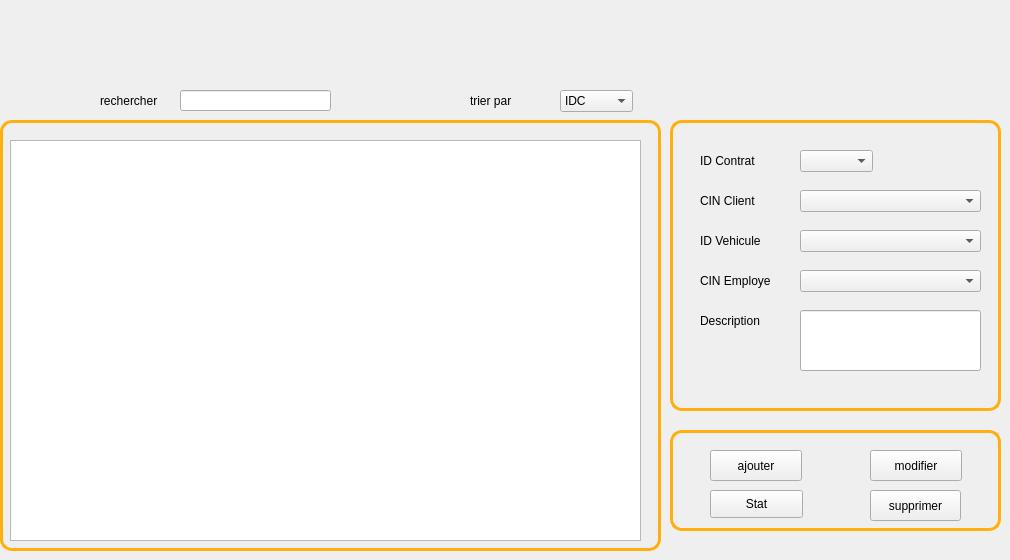
      <widget class="QWidget" name="page_5">
       <widget class="QLabel" name="label_53">
        <property name="geometry">
         <rect>
          <x>700</x>
          <y>150</y>
          <width>71</width>
          <height>21</height>
         </rect>
        </property>
        <property name="styleSheet">
         <string notr="true"/>
        </property>
        <property name="text">
         <string>ID Contrat</string>
        </property>
       </widget>
       <widget class="QLabel" name="label_8">
        <property name="geometry">
         <rect>
          <x>700</x>
          <y>230</y>
          <width>71</width>
          <height>21</height>
         </rect>
        </property>
        <property name="styleSheet">
         <string notr="true"/>
        </property>
        <property name="text">
         <string>ID Vehicule</string>
        </property>
       </widget>
       <widget class="QLineEdit" name="ID">
        <property name="geometry">
         <rect>
          <x>180</x>
          <y>220</y>
          <width>181</width>
          <height>20</height>
         </rect>
        </property>
        <property name="styleSheet">
         <string notr="true"/>
        </property>
       </widget>
       <widget class="QLineEdit" name="DESC">
        <property name="geometry">
         <rect>
          <x>800</x>
          <y>310</y>
          <width>181</width>
          <height>61</height>
         </rect>
        </property>
        <property name="styleSheet">
         <string notr="true"/>
        </property>
        <property name="text">
         <string/>
        </property>
       </widget>
       <widget class="QComboBox" name="comboBox_2">
        <property name="geometry">
         <rect>
          <x>800</x>
          <y>150</y>
          <width>73</width>
          <height>22</height>
         </rect>
        </property>
       </widget>
       <widget class="QLabel" name="label_3">
        <property name="geometry">
         <rect>
          <x>700</x>
          <y>310</y>
          <width>71</width>
          <height>21</height>
         </rect>
        </property>
        <property name="styleSheet">
         <string notr="true"/>
        </property>
        <property name="text">
         <string>Description</string>
        </property>
       </widget>
       <widget class="QLabel" name="label_4">
        <property name="geometry">
         <rect>
          <x>700</x>
          <y>190</y>
          <width>71</width>
          <height>21</height>
         </rect>
        </property>
        <property name="styleSheet">
         <string notr="true"/>
        </property>
        <property name="text">
         <string>CIN Client</string>
        </property>
       </widget>
       <widget class="QLabel" name="label_5">
        <property name="geometry">
         <rect>
          <x>700</x>
          <y>270</y>
          <width>81</width>
          <height>21</height>
         </rect>
        </property>
        <property name="styleSheet">
         <string notr="true"/>
        </property>
        <property name="text">
         <string>CIN Employe</string>
        </property>
       </widget>
       <widget class="QTableView" name="data">
        <property name="geometry">
         <rect>
          <x>10</x>
          <y>140</y>
          <width>631</width>
          <height>401</height>
         </rect>
        </property>
        <property name="styleSheet">
         <string notr="true"/>
        </property>
       </widget>
       <widget class="QPushButton" name="ajouter_2">
        <property name="geometry">
         <rect>
          <x>710</x>
          <y>450</y>
          <width>92</width>
          <height>31</height>
         </rect>
        </property>
        <property name="styleSheet">
         <string notr="true"/>
        </property>
        <property name="text">
         <string>ajouter</string>
        </property>
        <property name="icon">
         <iconset resource="res.qrc">
          <normaloff>:/theme_normal/ajouter.png</normaloff>:/theme_normal/ajouter.png</iconset>
        </property>
       </widget>
       <widget class="QPushButton" name="modifier_2">
        <property name="geometry">
         <rect>
          <x>870</x>
          <y>450</y>
          <width>92</width>
          <height>31</height>
         </rect>
        </property>
        <property name="styleSheet">
         <string notr="true"/>
        </property>
        <property name="text">
         <string>modifier</string>
        </property>
        <property name="icon">
         <iconset resource="res.qrc">
          <normaloff>:/theme_normal/modifier.png</normaloff>:/theme_normal/modifier.png</iconset>
        </property>
       </widget>
       <widget class="QPushButton" name="supprimer_2">
        <property name="geometry">
         <rect>
          <x>870</x>
          <y>490</y>
          <width>91</width>
          <height>31</height>
         </rect>
        </property>
        <property name="styleSheet">
         <string notr="true"/>
        </property>
        <property name="text">
         <string>supprimer</string>
        </property>
        <property name="icon">
         <iconset resource="res.qrc">
          <normaloff>:/theme_normal/supprimer.png</normaloff>:/theme_normal/supprimer.png</iconset>
        </property>
       </widget>
       <widget class="QComboBox" name="cinC">
        <property name="geometry">
         <rect>
          <x>800</x>
          <y>190</y>
          <width>181</width>
          <height>22</height>
         </rect>
        </property>
        <property name="styleSheet">
         <string notr="true"/>
        </property>
       </widget>
       <widget class="QComboBox" name="tribox">
        <property name="geometry">
         <rect>
          <x>560</x>
          <y>90</y>
          <width>73</width>
          <height>22</height>
         </rect>
        </property>
        <item>
         <property name="text">
          <string>IDC</string>
         </property>
        </item>
        <item>
         <property name="text">
          <string>DESCRIPTION</string>
         </property>
        </item>
        <item>
         <property name="text">
          <string>CINC</string>
         </property>
        </item>
        <item>
         <property name="text">
          <string>IDV</string>
         </property>
        </item>
        <item>
         <property name="text">
          <string>CINE</string>
         </property>
        </item>
       </widget>
       <widget class="QLineEdit" name="search">
        <property name="geometry">
         <rect>
          <x>180</x>
          <y>90</y>
          <width>151</width>
          <height>21</height>
         </rect>
        </property>
       </widget>
       <widget class="QPushButton" name="pushButton_2">
        <property name="geometry">
         <rect>
          <x>710</x>
          <y>490</y>
          <width>93</width>
          <height>28</height>
         </rect>
        </property>
        <property name="styleSheet">
         <string notr="true"/>
        </property>
        <property name="text">
         <string>Stat</string>
        </property>
       </widget>
       <widget class="QLabel" name="label_58">
        <property name="geometry">
         <rect>
          <x>670</x>
          <y>120</y>
          <width>331</width>
          <height>291</height>
         </rect>
        </property>
        <property name="styleSheet">
         <string notr="true">background-color: transparent;
border-radius: 12px;
border-color: rgb(255, 175, 14);
	padding: 5px;
border-width: 3px;
border-style: solid ;</string>
        </property>
        <property name="text">
         <string/>
        </property>
       </widget>
       <widget class="QLabel" name="label_59">
        <property name="geometry">
         <rect>
          <x>470</x>
          <y>80</y>
          <width>71</width>
          <height>41</height>
         </rect>
        </property>
        <property name="text">
         <string>trier par</string>
        </property>
       </widget>
       <widget class="QLabel" name="label_61">
        <property name="geometry">
         <rect>
          <x>100</x>
          <y>80</y>
          <width>71</width>
          <height>41</height>
         </rect>
        </property>
        <property name="text">
         <string>rechercher</string>
        </property>
       </widget>
       <widget class="QComboBox" name="combov_2">
        <property name="geometry">
         <rect>
          <x>800</x>
          <y>230</y>
          <width>181</width>
          <height>22</height>
         </rect>
        </property>
       </widget>
       <widget class="QComboBox" name="comboemp_2">
        <property name="geometry">
         <rect>
          <x>800</x>
          <y>270</y>
          <width>181</width>
          <height>22</height>
         </rect>
        </property>
       </widget>
       <widget class="QLabel" name="label_92">
        <property name="geometry">
         <rect>
          <x>0</x>
          <y>120</y>
          <width>661</width>
          <height>431</height>
         </rect>
        </property>
        <property name="styleSheet">
         <string notr="true">background-color: transparent;
border-radius: 12px;
border-color: rgb(255, 175, 14);
	padding: 5px;
border-width: 3px;
border-style: solid ;</string>
        </property>
        <property name="text">
         <string/>
        </property>
       </widget>
       <widget class="QLabel" name="label_26">
        <property name="geometry">
         <rect>
          <x>40</x>
          <y>-50</y>
          <width>361</width>
          <height>31</height>
         </rect>
        </property>
        <property name="font">
         <font>
          <family>Arial</family>
          <pointsize>14</pointsize>
          <weight>75</weight>
          <italic>true</italic>
          <bold>true</bold>
         </font>
        </property>
        <property name="styleSheet">
         <string notr="true">color: qradialgradient(spread:pad, cx:0.5, cy:0.5, radius:0.5, fx:0.495, fy:0.505682, stop:0 rgba(41, 0, 0, 255), stop:1 rgba(255, 255, 255, 255));</string>
        </property>
        <property name="text">
         <string>Gestion des clients &amp; contrats</string>
        </property>
       </widget>
       <widget class="QLabel" name="label_94">
        <property name="geometry">
         <rect>
          <x>670</x>
          <y>430</y>
          <width>331</width>
          <height>101</height>
         </rect>
        </property>
        <property name="styleSheet">
         <string notr="true">background-color: transparent;
border-radius: 12px;
border-color: rgb(255, 175, 14);
	padding: 5px;
border-width: 3px;
border-style: solid ;</string>
        </property>
        <property name="text">
         <string/>
        </property>
       </widget>
       <zorder>label_94</zorder>
       <zorder>label_92</zorder>
       <zorder>ID</zorder>
       <zorder>data</zorder>
       <zorder>label_58</zorder>
       <zorder>label_53</zorder>
       <zorder>label_8</zorder>
       <zorder>DESC</zorder>
       <zorder>comboBox_2</zorder>
       <zorder>label_3</zorder>
       <zorder>label_4</zorder>
       <zorder>label_5</zorder>
       <zorder>ajouter_2</zorder>
       <zorder>modifier_2</zorder>
       <zorder>supprimer_2</zorder>
       <zorder>cinC</zorder>
       <zorder>tribox</zorder>
       <zorder>search</zorder>
       <zorder>pushButton_2</zorder>
       <zorder>label_59</zorder>
       <zorder>label_61</zorder>
       <zorder>combov_2</zorder>
       <zorder>comboemp_2</zorder>
       <zorder>label_26</zorder>
      </widget>
